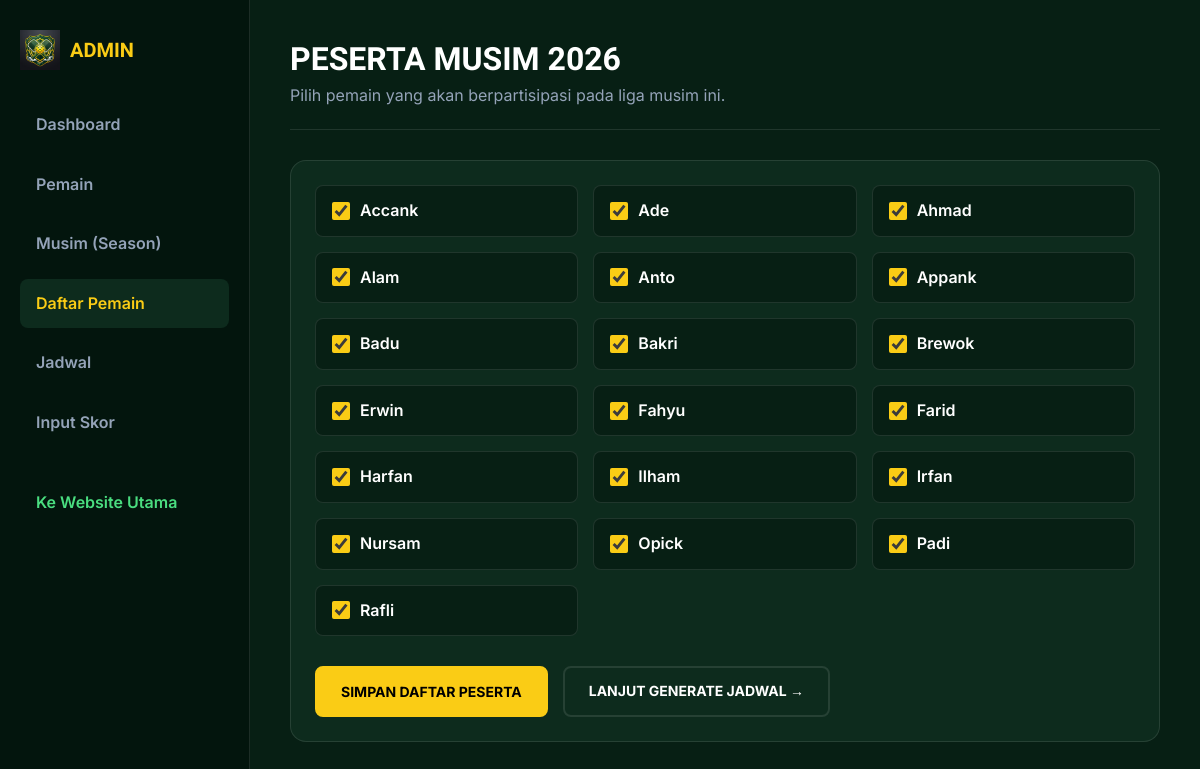
/admin/season_players.php, run on the app's committed database.
### tables this page shows
CREATE TABLE IF NOT EXISTS `seasons` (
  `id` int NOT NULL AUTO_INCREMENT,
  `name` varchar(100) NOT NULL,
  `league_type` enum('half','full') NOT NULL DEFAULT 'half',
  `status` enum('draft','active','completed') NOT NULL DEFAULT 'draft',
  `created_at` timestamp NULL DEFAULT CURRENT_TIMESTAMP,
  PRIMARY KEY (`id`)
);

CREATE TABLE IF NOT EXISTS `players` (
  `id` int NOT NULL AUTO_INCREMENT,
  `name` varchar(100) NOT NULL,
  `created_at` timestamp NULL DEFAULT CURRENT_TIMESTAMP,
  PRIMARY KEY (`id`)
);

### includes/functions.php (called while the page is built, shortened)
<?php
function e($value) {
    return htmlspecialchars((string)$value, ENT_QUOTES, 'UTF-8');
}
function base_url($path = '') {
    if (defined('BASE_URL')) {
        return rtrim(BASE_URL, '/') . '/' . ltrim($path, '/');
    }
    return '/' . ltrim($path, '/');
}
function getCurrentSeason($pdo) {
    $stmt = $pdo->query("SELECT * FROM seasons ORDER BY id DESC LIMIT 1");
    return $stmt->fetch();
}
?>

### admin/season_players.php (the view, shortened to what this page needs)
<?php
require '../config/db.php';
require '../includes/functions.php';
$season = getCurrentSeason($pdo);
$players = $pdo->query("SELECT * FROM players ORDER BY name ASC")->fetchAll();
$stmt = $pdo->prepare("SELECT player_id FROM season_players WHERE season_id=?");
$stmt->execute([$season['id']]);
$selected = array_column($stmt->fetchAll(), 'player_id');
include 'includes/header.php';
?>
<div class="admin-header">
  <div>
    <h1>Peserta Musim <?= e($season['name']) ?></h1>
    <p style="color: var(--color-text-muted); margin-top: 5px;">Pilih pemain yang akan berpartisipasi pada liga musim ini.</p>
  </div>
</div>
<div class="admin-card">
  <form method="post">
    <div style="display: grid; grid-template-columns: repeat(auto-fill, minmax(200px, 1fr)); gap: 15px; margin-bottom: 30px;">
      <?php foreach($players as $p): ?>
      <label style="display: flex; align-items: center; gap: 10px; background: var(--color-bg-dark); padding: 12px 16px; border-radius: 8px; border: 1px solid var(--color-border); cursor: pointer; transition: all 0.2s;">
        <input type="checkbox" name="players[]" value="<?= $p['id'] ?>" <?= in_array($p['id'], $selected) ? 'checked' : '' ?> style="width: 18px; height: 18px; accent-color: var(--color-primary);">
        <span style="font-weight: 600;"><?= e($p['name']) ?></span>
      </label>
      <?php endforeach; ?>
    </div>
    <div style="display: flex; gap: 15px;">
      <button class="btn btn-primary">Simpan Daftar Peserta</button>
      <?php if(count($selected) >= 2): ?>
      <a href="generate.php" class="btn btn-outline">Lanjut Generate Jadwal →</a>
      <?php endif; ?>
    </div>
  </form>
</div>
<?php include 'includes/footer.php'; ?>

### admin/includes/header.php (shortened to what this page needs)
<!doctype html>
<html lang="id">
<head>
  <link rel="stylesheet" href="<?= base_url('assets/css/style.css') ?>?v=<?= time() ?>">
</head>
<body class="admin-body">
<aside class="admin-sidebar">
  <div class="admin-brand">
    <img src="<?= base_url('assets/img/hero_logo.png') ?>" alt="Logo">
    <div><strong>ADMIN</strong></div>
  </div>
  <nav class="admin-nav">
    <a href="<?= base_url('admin/index.php') ?>" class="<?= basename($_SERVER['PHP_SELF']) == 'index.php' ? 'active' : '' ?>">Dashboard</a>
    <a href="<?= base_url('admin/players.php') ?>" class="<?= basename($_SERVER['PHP_SELF']) == 'players.php' ? 'active' : '' ?>">Pemain</a>
    <a href="<?= base_url('admin/seasons.php') ?>" class="<?= basename($_SERVER['PHP_SELF']) == 'seasons.php' ? 'active' : '' ?>">Musim (Season)</a>
    <a href="<?= base_url('admin/season_players.php') ?>" class="<?= basename($_SERVER['PHP_SELF']) == 'season_players.php' ? 'active' : '' ?>">Daftar Pemain</a>
    <a href="<?= base_url('admin/generate.php') ?>" class="<?= basename($_SERVER['PHP_SELF']) == 'generate.php' ? 'active' : '' ?>">Jadwal</a>
    <a href="<?= base_url('admin/matches.php') ?>" class="<?= basename($_SERVER['PHP_SELF']) == 'matches.php' ? 'active' : '' ?>">Input Skor</a>
    <a href="<?= base_url('index.php') ?>" target="_blank" style="margin-top: 20px; color: var(--color-text-green);">Ke Website Utama</a>
  </nav>
</aside>
<main class="admin-content">

### admin/includes/footer.php
</main>
</body>
</html>

### assets/css/style.css (style rules this page uses)
:root { --color-primary: #facc15; --color-primary-dark: #eab308; --color-bg-dark: #071f14; --color-bg-light: #0d2b1d; --color-bg-card: rgba(255, 255, 255, 0.05); --color-text-main: #ffffff; --color-text-muted: #94a3b8; --color-text-green: #4ade80; --color-border: rgba(255, 255, 255, 0.1); --font-heading: 'Oswald', sans-serif; --font-body: 'Inter', sans-serif; }
* { box-sizing: border-box; margin: 0; padding: 0; }
body { font-family: var(--font-body); background-color: var(--color-bg-dark); color: var(--color-text-main); line-height: 1.6; }
h1, h2, h3, h4, h5, h6 { font-family: var(--font-heading); text-transform: uppercase; line-height: 1.2; }
a { text-decoration: none; color: inherit; }
.btn { display: inline-flex; align-items: center; gap: 8px; padding: 12px 24px; border-radius: 8px; font-weight: 700; font-size: 14px; text-transform: uppercase; cursor: pointer; transition: all 0.3s ease; font-family: var(--font-body); }
.btn-primary { background: var(--color-primary); color: #000; border: 2px solid var(--color-primary); }
.btn-outline { background: transparent; color: var(--color-text-main); border: 2px solid var(--color-border); }
input, select { width: 100%; padding: 12px; border-radius: 8px; border: 1px solid var(--color-border); background: var(--color-bg-dark); color: white; }

### admin/includes/header.php (style rules this page uses)
body.admin-body { display: flex; min-height: 100vh; margin: 0; background-color: var(--color-bg-dark); }
.admin-sidebar { width: 250px; background: #03150d; border-right: 1px solid var(--color-border); padding: 30px 20px; display: flex; flex-direction: column; gap: 30px; }
.admin-brand { display: flex; align-items: center; gap: 10px; }
.admin-brand img { height: 40px; }
.admin-brand strong { color: var(--color-primary); font-family: var(--font-heading); font-size: 20px; }
.admin-nav { display: flex; flex-direction: column; gap: 10px; }
.admin-nav a { padding: 12px 16px; border-radius: 8px; color: var(--color-text-muted); font-weight: 600; transition: all 0.3s; }
.admin-nav a:hover, .admin-nav a.active { background: var(--color-bg-light); color: var(--color-primary); }
.admin-content { flex: 1; padding: 40px; overflow-y: auto; }
.admin-header { margin-bottom: 30px; padding-bottom: 20px; border-bottom: 1px solid var(--color-border); display: flex; justify-content: space-between; align-items: center; }
.admin-header h1 { font-size: 32px; margin: 0; }
.admin-card { background: var(--color-bg-light); border: 1px solid var(--color-border); border-radius: 16px; padding: 24px; margin-bottom: 24px; }

### data on the page
seasons: name "2026"
players: id "☑", name "Accank"
players: id "☑", name "Ade"
players: id "☑", name "Ahmad"
players: id "☑", name "Alam"
players: id "☑", name "Anto"
players: id "☑", name "Appank"
players: id "☑", name "Badu"
players: id "☑", name "Bakri"
players: id "☑", name "Brewok"
players: id "☑", name "Erwin"
players: id "☑", name "Fahyu"
players: id "☑", name "Farid"
players: id "☑", name "Harfan"
players: id "☑", name "Ilham"
players: id "☑", name "Irfan"
players: id "☑", name "Nursam"
players: id "☑", name "Opick"
players: id "☑", name "Padi"
players: id "☑", name "Rafli"
